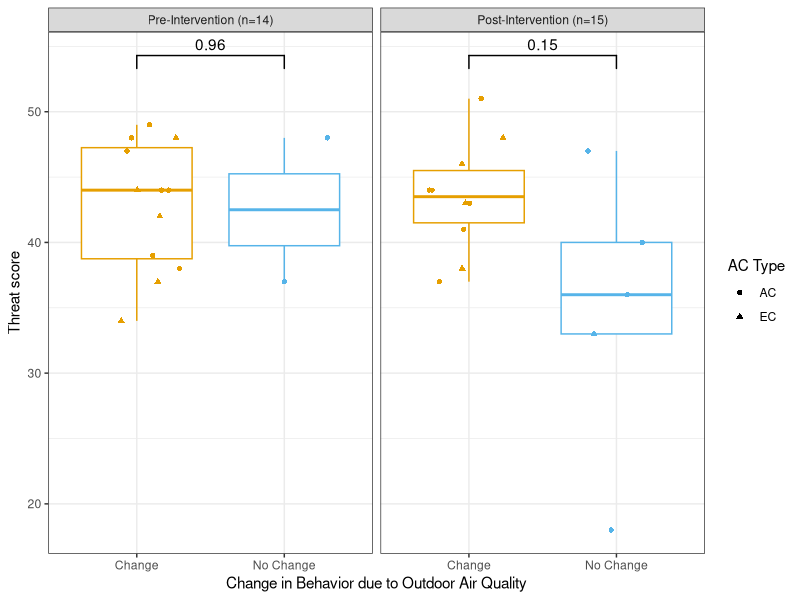
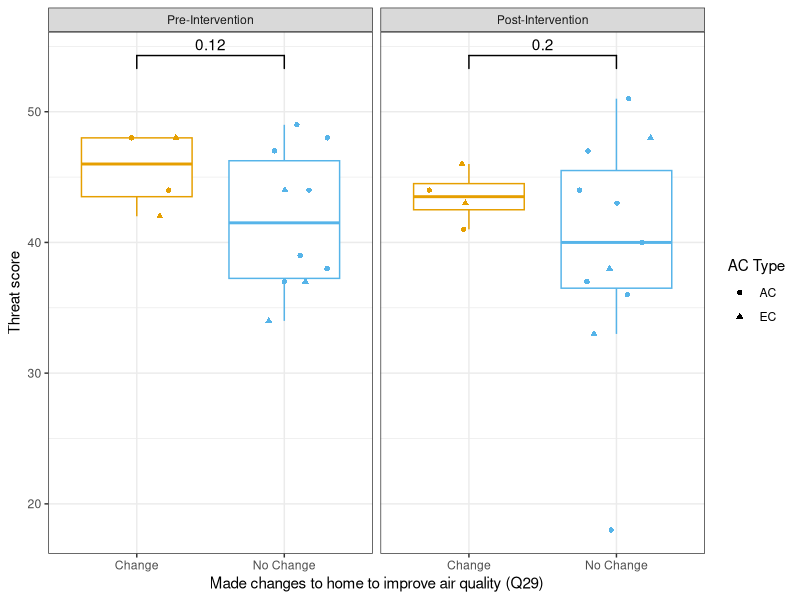
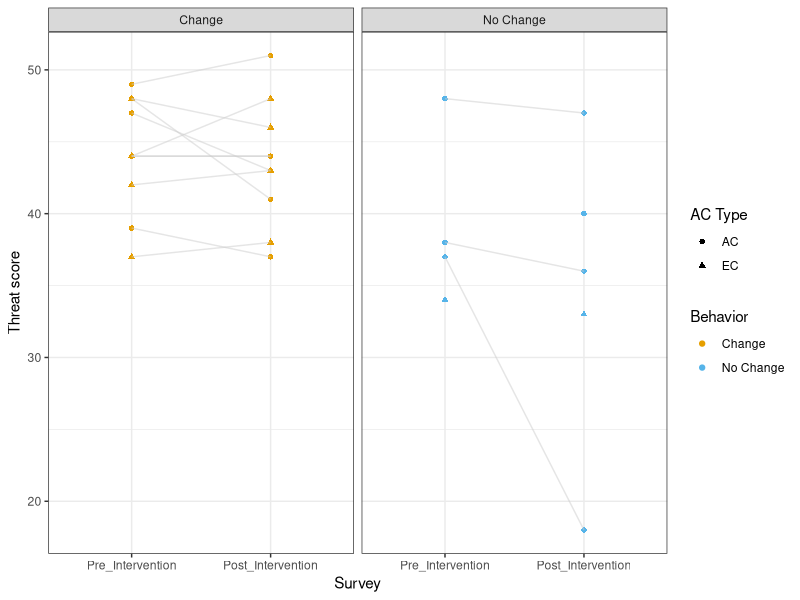
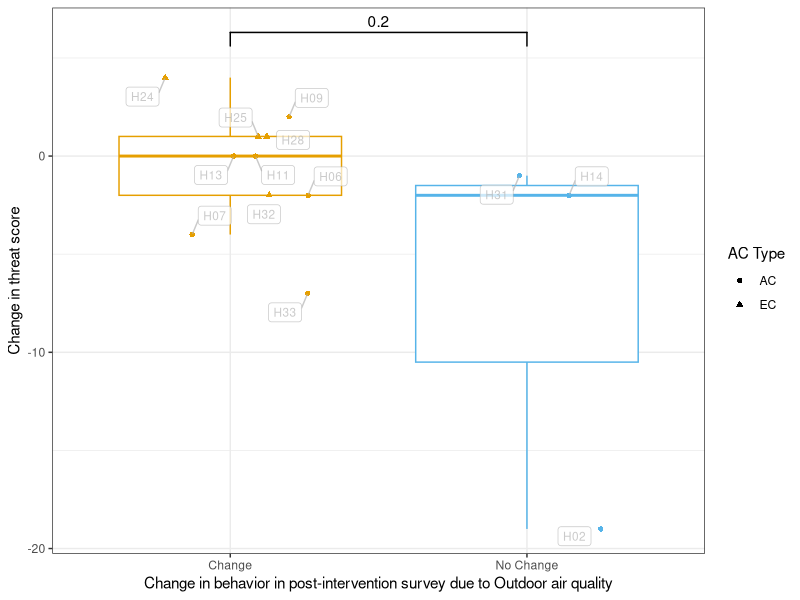
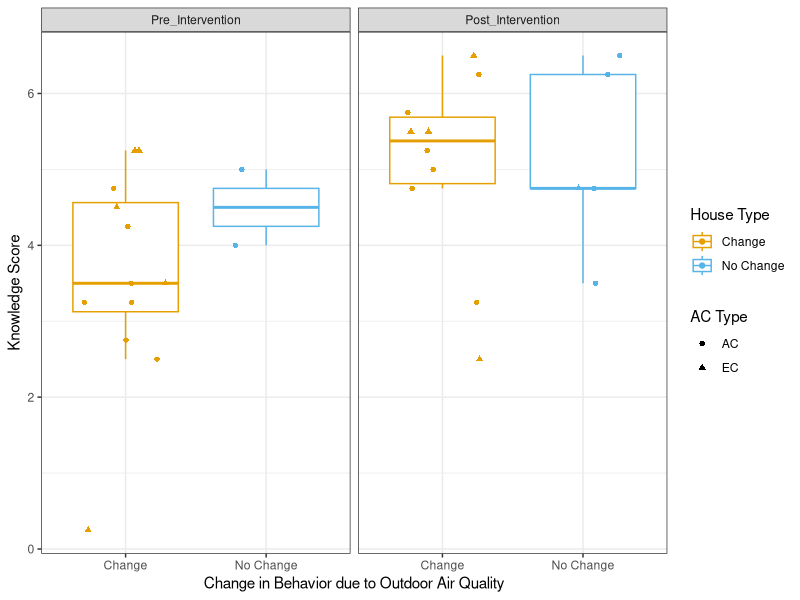
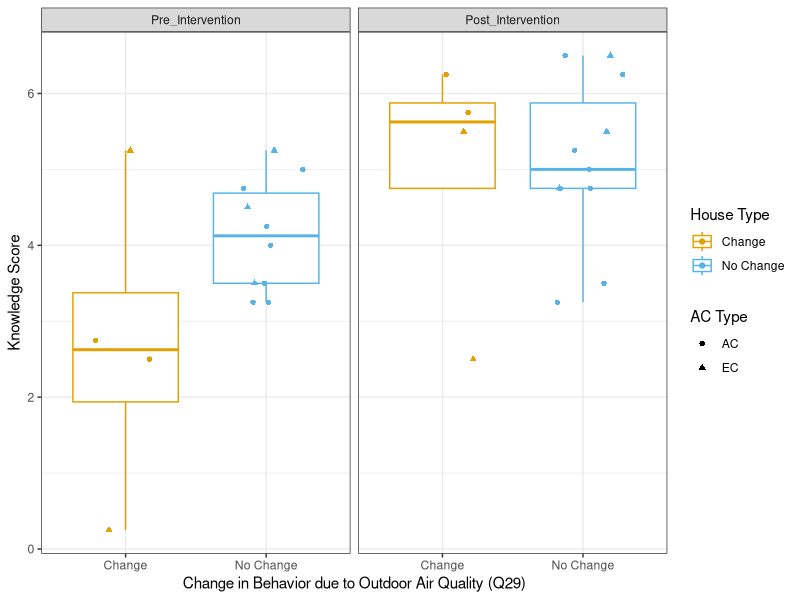
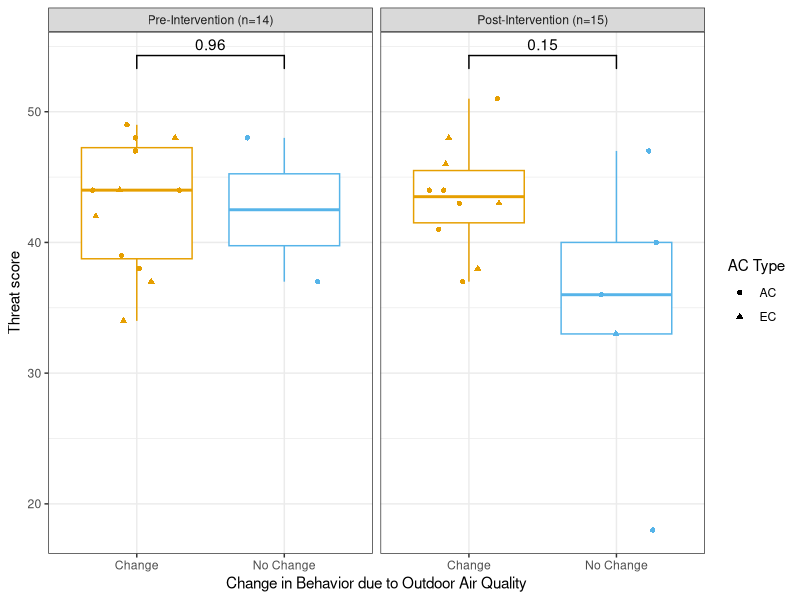
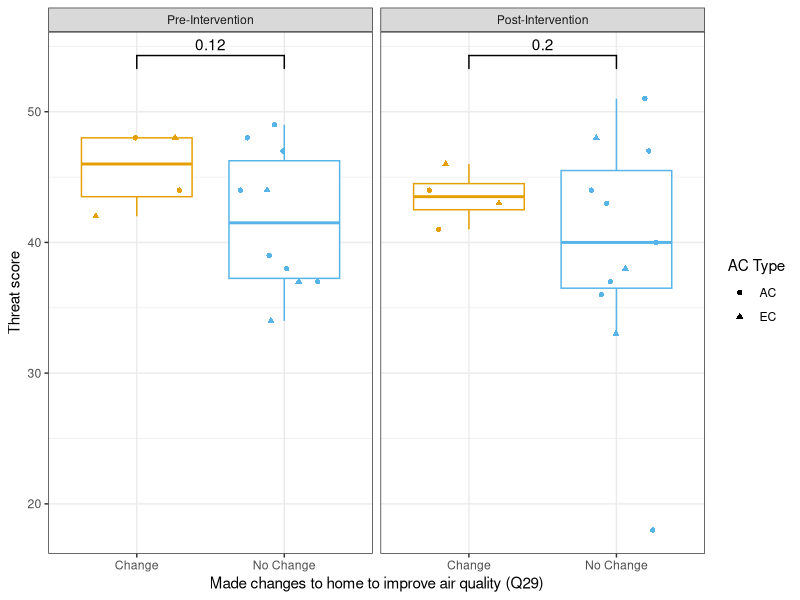

Here is the R script that generated these plots, in order: (Note: this script raises an error after producing the figures.)
## ---- chunk 1

library(tidyverse)
library(ggsignif)
# set theming

theme_set(
  theme_minimal(base_family = "Arial", base_size = 9)
)

## read in updated survey_aq_data from survey_behavior.r to have the updates to the behavior questions
df_raw <- read_csv("./Processed Data/survey_aq_updated.csv")

# create dataframe used for factor analysis
fa_df <- df_raw %>%
  select(HouseID, Survey, QuestionID, Score_mod) %>%
  filter(QuestionID %in% paste0("Q", sprintf("%02d", 9:22))) %>%
  pivot_wider(id_cols = c(HouseID, Survey), names_from = QuestionID, values_from = Score_mod) %>%
  filter(HouseID != "H29") # H29 survey is all NAs
  #select(-c(1,2)) %>%

# impute NA values
library(VIM)

dim(fa_df) #(30,16)


fa_df_imputed <- kNN(fa_df %>% dplyr::select(-c(HouseID, Survey))) %>%
  select(1:(ncol(fa_df)-2)) %>%
  mutate(HouseID = fa_df$HouseID,
         Survey = fa_df$Survey)

write_csv(fa_df_imputed, "factor_analysis_df.csv")

## ---- chunk 2

## relationship with behavior change, threat and knowledge




# create dataframe used for factor analysis
fa_df_29 <- df_raw %>%
  select(HouseID, Survey, QuestionID, Score_mod) %>%
  filter(QuestionID %in% paste0("Q", sprintf("%02d", 9:22))) %>%
  pivot_wider(id_cols = c(HouseID, Survey), names_from = QuestionID, values_from = Score_mod) |> 
  filter(HouseID == "H29")

## let's use House ID 29, even though we didn't use it in the factor analysis. 

fa_df_imputed_29 <- fa_df_imputed |> 
  bind_rows(fa_df_29)

model_df_long <- fa_df_imputed_29 %>% 
  mutate(total_score =  rowSums(across(Q09:Q22))) %>%
  select(HouseID, Survey, total_score) 


## merge some of the questions back into the main dataset to have the updated behavior questions in the main dataset for analysis

## read in data from survey_behavior.r

survey_aq_updated <- read_csv("./Processed Data/survey_aq_updated.csv")


names(survey_aq_updated)

behavior_df <- survey_aq_updated %>%
  filter(QuestionID %in% c("Q25", "Q29")) %>%
  select(HouseID, Survey, ac.type, QuestionID, Response,mean_IO_PM_Summer,mean_IO_O3_Summer)





threat_behavior_score_Q25 <- model_df_long %>%
  left_join(behavior_df, by = c("HouseID", "Survey")) |> 
  mutate(Survey = factor(Survey, levels = c("Pre_Intervention", "Post_Intervention"), ordered = TRUE)) |>
  filter(QuestionID == "Q25") |> 
  mutate(Response = case_when(
      Response == 1 ~ "Change",
      Response == 2 ~ "No Change"
    )) |> 
  mutate(sample = case_when(
    HouseID == "H05" ~ "Post-Intervention only",
    HouseID ==  "H19" ~ "Post-Intervention only",
    HouseID == 'H29' ~ "Pre-Intervention only",
   TRUE ~ "Both" ))   |> 
  filter(!is.na(Response)) 

  
behavior_Q25_post <- threat_behavior_score_Q25 |>
  filter(Survey == "Post_Intervention") |>
  select(HouseID, Response) |> 
  mutate(Post_response = Response ) |>
  add_row(HouseID = "H29", Post_response = "No Change") |> 
  select(-Response)

threat_behavior_score_Q25_2 <- threat_behavior_score_Q25 |> 
  left_join(behavior_Q25_post, by = "HouseID") 

names(threat_behavior_score_Q25)

names(threat_behavior_score_Q25_2)

threat_behavior_score_Q25_diff <- threat_behavior_score_Q25_2 |> 
  pivot_wider(id_cols = c(HouseID, ac.type, Post_response), names_from = Survey, values_from = total_score) |> 
  mutate(score_diff = Post_Intervention - Pre_Intervention) |> 
 filter(!is.na(score_diff))



okabe_ito <- c("#E69F00", "#56B4E9", "#009E73", "#F0E442",
               "#0072B2", "#D55E00", "#CC79A7", "#000000",
               "#332288", "#117733", "#44AA99", "#88CCEE",
               "#DDCC77", "#882255")

set.seed(123) # for reproducibility of jitter
ggplot(threat_behavior_score_Q25, aes(x = Response, y = total_score,color=Response)) +
  geom_boxplot(outlier.shape = NA)+
   geom_jitter(width=0.3,height=0, aes(shape = ac.type))+
  facet_wrap(~Survey, labeller = labeller(Survey = c("Pre_Intervention"= "Pre-Intervention (n=14)", "Post_Intervention" = "Post-Intervention (n=15)"))) +
    geom_signif(
    comparisons = list(c('Change', 'No Change')),
    map_signif_level = FALSE,
    test = 't.test',
    color = 'black',
    vjust = 0,
    margin_top = 0.1
  ) +
  labs(
    x = "Change in Behavior due to Outdoor Air Quality",
    y = "Threat score",
    color = "Home Type",
    shape = "AC Type"
  ) +
  #scale_color_grey()+
 scale_color_manual(values = okabe_ito, name = "House Type") +
    guides(color = "none") + 
  theme_bw()

ggsave(width = 7, height = 5, dpi = 300, units = "in", bg = "white", filename = "./Graphics/threat_behavior_plot.jpeg")

## ---- chunk 3

threat_behavior_score_Q29 <- model_df_long %>%
  left_join(behavior_df, by = c("HouseID", "Survey")) |>
  mutate(Survey = factor(Survey, levels = c("Pre_Intervention", "Post_Intervention"), ordered = TRUE)) |>
  filter(QuestionID == "Q29") |>
  mutate(Response = case_when(
      Response == 1 ~ "Change",
      Response == 2 ~ "No Change"
    )) |>
  filter(!is.na(Response))

set.seed(123)
ggplot(threat_behavior_score_Q29, aes(x = Response, y = total_score, color = Response)) +
  geom_boxplot(outlier.shape = NA) +
  geom_jitter(width = 0.3, height = 0, aes(shape = ac.type)) +
    geom_signif(
    comparisons = list(c('Change', 'No Change')),
    map_signif_level = FALSE,
    test = 't.test',
    color = 'black',
    vjust = 0,
    margin_top = 0.1
  ) +
  facet_wrap(~Survey, labeller = labeller(Survey = c("Pre_Intervention" = "Pre-Intervention", "Post_Intervention" = "Post-Intervention"))) +
  labs(
    x = "Made changes to home to improve air quality (Q29)",
    y = "Threat score",
    color = "House Type",
    shape = "AC Type"
  ) +
  scale_color_manual(values = okabe_ito, name = "House Type") +
    guides(color = "none") + 
  theme_bw()

ggsave(width = 7, height = 5, dpi = 300, units = "in", bg = "white", filename = "./Graphics/threat_behavior_plot_Q29.jpeg")

## ---- chunk 4

## geom_point and geom_line
ggplot(threat_behavior_score_Q25_2, aes(x = Survey, y = total_score)) +
    geom_point(width=0.3,height=0, aes(shape = ac.type, color = Post_response))+
   geom_line(aes(group = HouseID), color = "grey80", alpha = 0.5) +  # add lines connecting points for the same HouseID
  facet_wrap(~Post_response) +
  labs(
    x = "Survey",
    y = "Threat score",
    color = "Home Type",
    shape = "AC Type"
  ) +
  #scale_color_grey()+
 scale_color_manual(values = okabe_ito, name = "Behavior") +
  theme_bw()

  ggsave(width = 7, height = 5, dpi = 300, units = "in", bg = "white", filename = "./Graphics/threat_behavior_plot.jpeg")


## ---- chunk 5
library(ggrepel)

jitter_pos <- position_jitter(width = 0.3, height = 0, seed = 42)

ggplot(threat_behavior_score_Q25_diff, aes(x = Post_response, y = score_diff, color = Post_response)) +
  geom_boxplot(outlier.shape = NA) +
  geom_jitter(position = jitter_pos, aes(shape = ac.type)) +
  geom_label_repel(
    aes(label = HouseID),
    position = jitter_pos,
    size = 3,
    min.segment.length = .6,  
    segment.color = "grey70", 
    color = 'grey70',
    box.padding = 0.4,
    show.legend = FALSE,
    alpha=0.7
  ) +
  labs(
    x = "Change in behavior in post-intervention survey due to Outdoor air quality",
    y = "Change in threat score",
    color = "Home ID",
    shape = "AC Type"
  ) +
  geom_signif(
    comparisons = list(c('Change', 'No Change')),
    map_signif_level = FALSE,
    test = 'wilcox.test',
    color = 'black',
    vjust = 0,
    margin_top = 0.1
  ) +
  scale_color_manual(values = okabe_ito, name = "Behavior") +
  guides(color = "none") +    
  theme_bw()


ggsave("./Graphics/diff_threat_by_behavior.tiff",
       width = 170, height = 120,
       units = "mm",
       dpi = 300,
       compression = "lzw")
## ---- chunk 6
# overall knowledge

qs_not_to_change <- c("Q04", "Q08")

knowledge_df_wide <- df_raw %>%
  filter(Construct_general == "Knowledge") %>%
  select(HouseID, Survey, QuestionID, Score_mod) %>%
  mutate(Score_mod = case_when(!QuestionID %in% qs_not_to_change & Score_mod == -1 ~ 0,
                               TRUE ~ Score_mod)) %>%
  group_by(HouseID, Survey) %>%
  summarize(know_score = sum(Score_mod))

threat_behavior_knowledge_Q25 <- threat_behavior_score_Q25 |> 
  left_join(knowledge_df_wide, by = c("HouseID", "Survey")) |> 
  mutate(Survey = factor(Survey, levels = c("Pre_Intervention", "Post_Intervention"), ordered = TRUE)) 

ggplot(threat_behavior_knowledge_Q25, aes(x = Response, y = know_score, color = Response)) +
  geom_boxplot(outlier.shape = NA)+
   geom_jitter(width=0.3,height=0, aes(shape = ac.type))+
  #geom_signif(comparisons=list(c('Change','No Change')),
   #                            map_signif_level=FALSE,test='t.test',
   #                            color='black',vjust=0,margin_top=0.1)+
  facet_wrap(~Survey) +
  labs(
    x = "Change in Behavior due to Outdoor Air Quality",
    y = "Knowledge Score",
    color = "Home Type",
    shape = "AC Type"
  ) +
  #scale_color_grey()+
 scale_color_manual(values = okabe_ito, name = "House Type") +
  theme_bw()

ggsave(width = 7, height = 5, dpi = 300, units = "in", bg = "white", filename = "./Graphics/knowledge_behavior_plot.jpeg")

## ---- chunk 7

## Add t-tests

threat_behavior_knowledge_Q29 <- threat_behavior_score_Q29 |>
  left_join(knowledge_df_wide, by = c("HouseID", "Survey")) |>
  mutate(Survey = factor(Survey, levels = c("Pre_Intervention", "Post_Intervention"), ordered = TRUE))

ggplot(threat_behavior_knowledge_Q29, aes(x = Response, y = know_score, color = Response)) +
  geom_boxplot(outlier.shape = NA) +
  geom_jitter(width = 0.3, height = 0, aes(shape = ac.type)) +
  facet_wrap(~Survey) +
  labs(
    x = "Change in Behavior due to Outdoor Air Quality (Q29)",
    y = "Knowledge Score",
    color = "Home Type",
    shape = "AC Type"
  ) +
  scale_color_manual(values = okabe_ito, name = "House Type") +
  theme_bw()

ggsave(width = 7, height = 5, dpi = 300, units = "in", bg = "white", filename = "./Graphics/knowledge_behavior_plot_Q29.jpeg")

## ---- chunk 8
library(broom)

# ── T-test summaries matching the geom_signif comparisons above ──────────────

run_ttest_summary <- function(df, score_var, score_label) {
  df |>
    group_by(Survey) |>
    group_modify(~ {
      test <- t.test(as.formula(paste(score_var, "~ Response")), data = .x)
      tibble(
        `Mean (Change)`    = round(unname(test$estimate)[1], 2),
        `Mean (No Change)` = round(unname(test$estimate)[2], 2),
        `T-stat`           = round(unname(test$statistic), 2),
        `df`               = round(test$parameter, 1),
        `P-value`          = round(test$p.value, 3),
        `95% CI`           = paste0("(", round(test$conf.int[1], 2), ", ",
                                        round(test$conf.int[2], 2), ")")
      )
    }) |>
    ungroup() |>
    mutate(Outcome = score_label,
           Survey  = str_replace_all(as.character(Survey), "_", " ")) |>
    relocate(Outcome, Survey)
}

bind_rows(
  run_ttest_summary(threat_behavior_knowledge_Q25, "total_score", "Threat Score"),
  run_ttest_summary(threat_behavior_knowledge_Q25, "know_score",  "Knowledge Score")
) |>
  kable(
    booktabs = TRUE,
    caption  = "T-tests: Threat and Knowledge Scores by Behavior Change Group (Q25)"
  ) |>
  kable_styling(latex_options = "hold_position", font_size = 9, full_width = FALSE) |>
  collapse_rows(columns = 1, valign = "top")

ttest_threat_knowledge_behavior <- bind_rows(
  run_ttest_summary(threat_behavior_knowledge_Q25, "total_score", "Threat Score"),
  run_ttest_summary(threat_behavior_knowledge_Q25, "know_score",  "Knowledge Score"))

write_csv(ttest_threat_knowledge_behavior, "./Processed Data/ttest_threat_knowledge_behavior.csv")

# ── Linear models: score ~ behavior change group, by Survey ──────────────────

run_lm_by_survey <- function(df, response_var, response_label) {
  df |>
    mutate(Survey = str_replace_all(as.character(Survey), "_", " ")) |>
    group_by(Survey) |>
    group_modify(~ {
      mod <- lm(as.formula(paste(response_var, "~ Response")), data = .x)
      tidy(mod) |>
        mutate(r.squared = glance(mod)$r.squared)
    }) |>
    ungroup() |>
    mutate(
      Outcome = response_label,
      term    = str_replace(term, "ResponseNo Change", "Group: No Change"),
      term    = str_replace(term, "\\(Intercept\\)", "Intercept (Change group)")
    ) |>
    select(Outcome, Survey, term, estimate, std.error, statistic, p.value, r.squared) |>
    rename(Term = term, Estimate = estimate, `Std. Error` = std.error,
           `T-stat` = statistic, `P-value` = p.value, `R²` = r.squared) |>
    mutate(across(where(is.numeric), ~ round(., 3)))
}

bind_rows(
  run_lm_by_survey(threat_behavior_knowledge_Q25, "total_score", "Threat Score"),
  run_lm_by_survey(threat_behavior_knowledge_Q25, "know_score",  "Knowledge Score")
) |>
  kable(
    booktabs = TRUE,
    caption  = "Linear Models: Score ~ Behavior Change Group (Q25), by Survey"
  ) |>
  kable_styling(latex_options = "hold_position", font_size = 9, full_width = FALSE) |>
  collapse_rows(columns = 1:2, valign = "top")



lm_threat_knowledge_behavior <- bind_rows(
  run_lm_by_survey(threat_behavior_knowledge_Q25, "total_score", "Threat Score"),
  run_lm_by_survey(threat_behavior_knowledge_Q25, "know_score",  "Knowledge Score"))

write_csv(lm_threat_knowledge_behavior, "./Processed Data/lm_threat_knowledge_behavior.csv")

## ---- chunk 9

## Compare linear model between knowledge scores and threat scores.

ggplot(threat_behavior_knowledge_Q25, aes(x = know_score, y = total_score)) +
   geom_point(aes(shape = ac.type, color = ac.type))+
   geom_smooth(method = "lm", se = TRUE, color = "black") +
  facet_wrap(~Survey) +
  labs(
    x = "Knowledge Score",
    y = "Threat Score",
    color = "Home Type",
    shape = "AC Type"
  ) +
  #scale_color_grey()+
 scale_color_manual(values = okabe_ito, name = "House Type") +
  theme_bw()

ggsave(width = 7, height = 5, dpi = 300, units = "in", bg = "white", filename = "./Graphics/knowledge_threat_plot.jpeg")

## What's with the two outliers?
# H28 pre-intervention knowledge is 10 times lower than the others. 
# H02 post-intervention threat score is 2 times lower than any others...
## I looked up the answers-- they aren't missing. They seem to be valid.





## ---- chunk 10


## Compare risk perception and air quality scores, broken out by ac.type

names(threat_behavior_knowledge_Q25)



ggplot(threat_behavior_knowledge_Q25, aes(x = total_score, y = mean_IO_PM_Summer)) +
   geom_point(aes(shape = ac.type, color = ac.type))+
   geom_smooth(method = "lm", se = TRUE, color = "black") +
  facet_grid(ac.type~Survey,scales="free_y") +
  labs(
    x = "Threat Score",
    y = "PM2.5 Air Quality Score",
    color = "Home Type",
    shape = "AC Type"
  ) +
  #scale_color_grey()+
 scale_color_manual(values = okabe_ito, name = "House Type") +
  theme_bw()

ggsave(width = 7, height = 5, dpi = 300, units = "in", bg = "white", filename = "./Graphics/PM_threat.jpeg")

## combine data

ggplot(threat_behavior_knowledge_Q25, aes(x = total_score, y = mean_IO_PM_Summer)) +
   geom_point(aes(shape = ac.type, color = ac.type))+
   geom_smooth(method = "lm", se = TRUE, color = "black") +
  facet_grid(~Survey) +
  labs(
    x = "Threat Score",
    y = "PM2.5 Air Quality Score",
    color = "Home Type",
    shape = "AC Type"
  ) +
  #scale_color_grey()+
 scale_color_manual(values = okabe_ito, name = "House Type") +
  theme_bw()

ggsave(width = 7, height = 5, dpi = 300, units = "in", bg = "white", filename = "./Graphics/PM_threat_ac.jpeg")


## ozone data

ggplot(threat_behavior_knowledge_Q25, aes(x = total_score, y = mean_IO_O3_Summer)) +
   geom_point(aes(shape = ac.type, color = ac.type))+
   geom_smooth(method = "lm", se = TRUE, color = "black") +
  facet_grid(ac.type~Survey,scales="free_y") +
  labs(
    x = "Threat Score",
    y = "O3 Air Quality Score",
    color = "Home Type",
    shape = "AC Type"
  ) +
  #scale_color_grey()+
 scale_color_manual(values = okabe_ito, name = "House Type") +
  theme_bw()

ggsave(width = 7, height = 5, dpi = 300, units = "in", bg = "white", filename = "./Graphics/O3_threat_plot.jpeg")


## ---- chunk 11
# Linear models: Air Quality ~ Threat Score
library(broom)

fit_aq_lm <- function(df, aq_var, aq_label, group_vars) {
  df |>
    mutate(Survey = str_replace_all(as.character(Survey), "_", " ")) |>
    group_by(across(all_of(group_vars))) |>
    group_modify(~ {
      mod <- lm(as.formula(paste(aq_var, "~ total_score")), data = .x)
      tidy(mod) |> mutate(r.squared = glance(mod)$r.squared)
    }) |>
    ungroup() |>
    mutate(
      Pollutant = aq_label,
      term = recode(term, "(Intercept)" = "Intercept",
                          "total_score"  = "Threat Score")
    ) |>
    select(Pollutant, all_of(group_vars), term, estimate, std.error,
           statistic, p.value, r.squared) |>
    rename(Term = term, Estimate = estimate,
           `Std. Error` = std.error, `T-stat` = statistic,
           `P-value` = p.value, `R^2` = r.squared) |>
    mutate(across(where(is.numeric), ~ round(., 3)))
}

bind_rows(
  fit_aq_lm(threat_behavior_knowledge_Q25, "mean_IO_PM_Summer", "PM2.5", "Survey"),
  fit_aq_lm(threat_behavior_knowledge_Q25, "mean_IO_O3_Summer", "O3",   "Survey")
) |>
  kable(booktabs = TRUE,
        caption = "Linear Models: Air Quality ~ Threat Score, by Survey") |>
  kable_styling(latex_options = "hold_position", font_size = 9,
                full_width = FALSE) |>
  collapse_rows(columns = 1:2, valign = "top")

bind_rows(
  fit_aq_lm(threat_behavior_knowledge_Q25, "mean_IO_PM_Summer",
            "PM2.5", c("ac.type", "Survey")),
  fit_aq_lm(threat_behavior_knowledge_Q25, "mean_IO_O3_Summer",
            "O3",   c("ac.type", "Survey"))
) |>
  kable(booktabs = TRUE,
        caption = "Linear Models: Air Quality ~ Threat Score, by AC Type and Survey") |>
  kable_styling(latex_options = "hold_position", font_size = 9,
                full_width = FALSE) |>
  collapse_rows(columns = 1:3, valign = "top")
